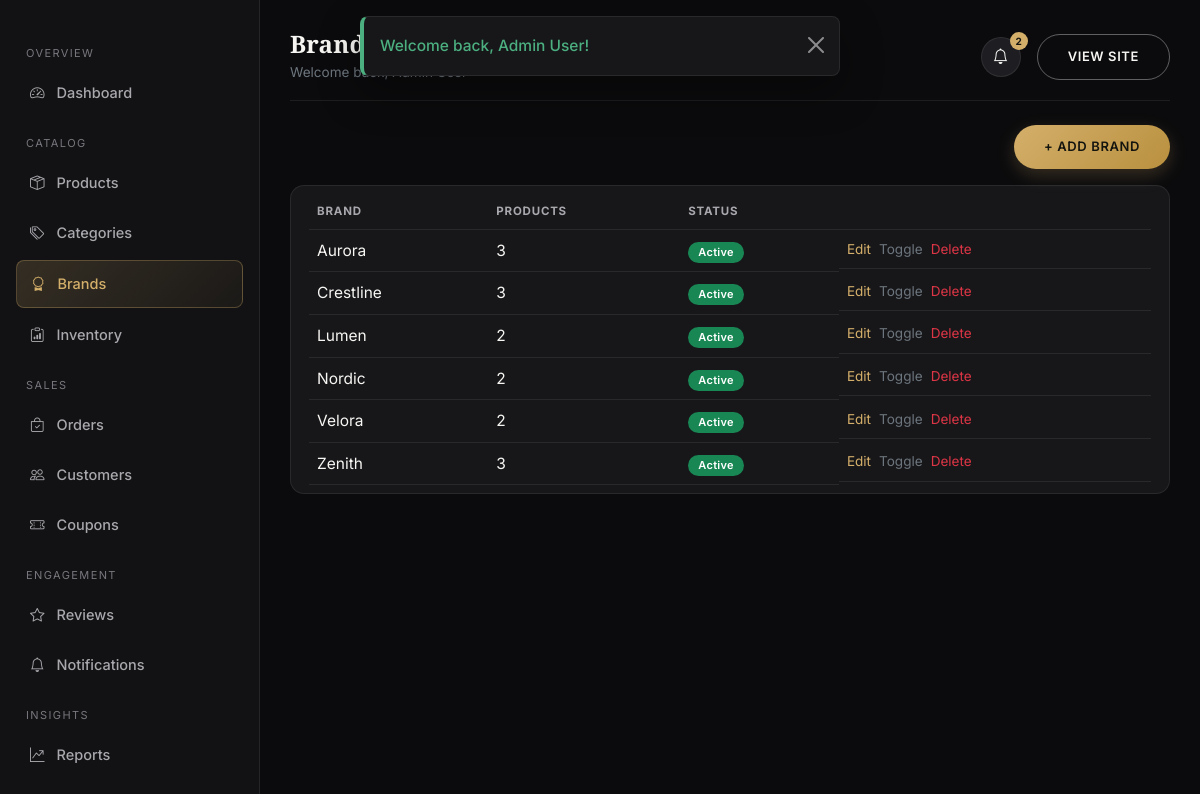
The page /admin/brands/index.php (signed in) on the database its author committed.
### tables this page shows
CREATE TABLE brands (
    brand_id INT AUTO_INCREMENT PRIMARY KEY,
    brand_name VARCHAR(100) NOT NULL UNIQUE,
    slug VARCHAR(120) NOT NULL UNIQUE,
    logo VARCHAR(255) DEFAULT NULL,
    status ENUM('active','inactive') NOT NULL DEFAULT 'active',
    created_at TIMESTAMP NOT NULL DEFAULT CURRENT_TIMESTAMP,
    updated_at TIMESTAMP NOT NULL DEFAULT CURRENT_TIMESTAMP ON UPDATE CURRENT_TIMESTAMP
);

### includes/functions.php (called while the page is built, shortened)
<?php
function e($value): string
{
    return htmlspecialchars((string)($value ?? ''), ENT_QUOTES, 'UTF-8');
}
    ob_start(); ?>

### admin/brands/index.php (the view, shortened to what this page needs)
<?php
$pdo = db();
$brands = $pdo->query("SELECT b.*, (SELECT COUNT(*) FROM products p WHERE p.brand_id = b.brand_id) AS product_count FROM brands b ORDER BY b.brand_name")->fetchAll();
require __DIR__ . '/../../includes/header.php';
?>
<div class="sc-dash-wrap">
  <?php require __DIR__ . '/../includes/sidebar.php'; ?>
  <main class="sc-content">
    <?php require __DIR__ . '/../includes/topbar.php'; ?>
    <div class="d-flex justify-content-end mb-3"><a href="<?= BASE_URL ?>admin/brands/add.php" class="btn btn-sc-gold btn-sm">+ Add Brand</a></div>
    <div class="sc-table-wrap">
      <table class="table align-middle mb-0">
        <thead class="sc-thead"><tr><th>Brand</th><th>Products</th><th>Status</th><th></th></tr></thead>
        <tbody>
          <?php foreach ($brands as $b): ?>
            <tr>
              <td><?= e($b['brand_name']) ?></td>
              <td><?= (int)$b['product_count'] ?></td>
              <td><span class="badge sc-badge bg-<?= $b['status'] === 'active' ? 'success' : 'secondary' ?>"><?= ucfirst($b['status']) ?></span></td>
              <td class="d-flex gap-2">
                <a href="<?= BASE_URL ?>admin/brands/edit.php?id=<?= $b['brand_id'] ?>" class="text-gold small">Edit</a>
                <a href="?toggle=<?= $b['brand_id'] ?>" class="text-secondary small">Toggle</a>
                <a href="<?= BASE_URL ?>admin/brands/delete.php?id=<?= $b['brand_id'] ?>" class="text-danger small js-confirm" data-confirm="Delete this brand?">Delete</a>
              </td>
            </tr>
          <?php endforeach; ?>
        </tbody>
      </table>
    </div>
  </main>
</div>
<?php require __DIR__ . '/../../includes/dash-footer.php'; ?>

### assets/css/style.css (style rules this page uses)
:root { --sc-black: #0b0b0d; --sc-charcoal: #121214; --sc-charcoal-2: #17171a; --sc-charcoal-3: #1e1e22; --sc-border: rgba(255, 255, 255, 0.08); --sc-white: #f7f6f3; --sc-gray: #a8a8ad; --sc-gray-dim: #77777d; --sc-gold: #d4af6a; --sc-gold-soft: #e8cd9a; --sc-gold-deep: #b9903f; --sc-success: #4caf80; --sc-danger: #e0665f; --sc-warning: #e0b25f; --sc-info: #6fa8dc; --sc-radius: 14px; --sc-radius-sm: 8px; --sc-shadow: 0 10px 30px rgba(0, 0, 0, 0.35); --sc-transition: all .28s cubic-bezier(.4,0,.2,1); --sc-font-heading: 'Playfair Display', Georgia, serif; --sc-font-body: 'Inter', -apple-system, BlinkMacSystemFont, 'Segoe UI', sans-serif; }
* { box-sizing: border-box; }
body { background: var(--sc-black); color: var(--sc-white); font-family: var(--sc-font-body); font-size: 15.5px; line-height: 1.65; -webkit-font-smoothing: antialiased; animation: scPageFadeIn .18s ease both; }
a { color: var(--sc-gold); text-decoration: none; transition: var(--sc-transition); }
.btn-sc-gold { background: linear-gradient(135deg, var(--sc-gold) 0%, var(--sc-gold-deep) 100%); color: #14140f; border: none; font-weight: 600; letter-spacing: .6px; text-transform: uppercase; font-size: 13px; padding: 12px 30px; border-radius: 40px; transition: var(--sc-transition); box-shadow: 0 6px 18px rgba(212,175,106,.22); }
.table { color: var(--sc-white); }
.table > :not(caption) > * > * { background: transparent; border-bottom-color: var(--sc-border); color: var(--sc-white); }
.sc-table-wrap { background: var(--sc-charcoal-2); border: 1px solid var(--sc-border); border-radius: var(--sc-radius); padding: 8px 18px; }
thead.sc-thead th { color: var(--sc-gray); text-transform: uppercase; font-size: 11.5px; letter-spacing: .8px; border-bottom-color: var(--sc-border) !important; }
.sc-badge { font-weight: 600; font-size: 11px; padding: 5px 10px; border-radius: 20px; letter-spacing: .3px; }
.sc-dash-wrap { display: flex; align-items: flex-start; min-height: calc(100vh - 76px); }
.sc-content { flex: 1; padding: 30px; max-width: 100%; overflow-x: hidden; }
.text-gold { color: var(--sc-gold) !important; }

### rows shown on the page
brands: brand_name "Aurora", product_count "3", status "Active"
brands: brand_name "Crestline", product_count "3", status "Active"
brands: brand_name "Lumen", product_count "2", status "Active"
brands: brand_name "Nordic", product_count "2", status "Active"
brands: brand_name "Velora", product_count "2", status "Active"
brands: brand_name "Zenith", product_count "3", status "Active"

### other values the page prints
$f['message'] "Welcome back, Admin User!"
$label "Dashboard Products Categories Brands Inventory Orders Customers Coupons Reviews Notifications Reports"
$pageTitle "Brands"
$adminNotifCount "2"
